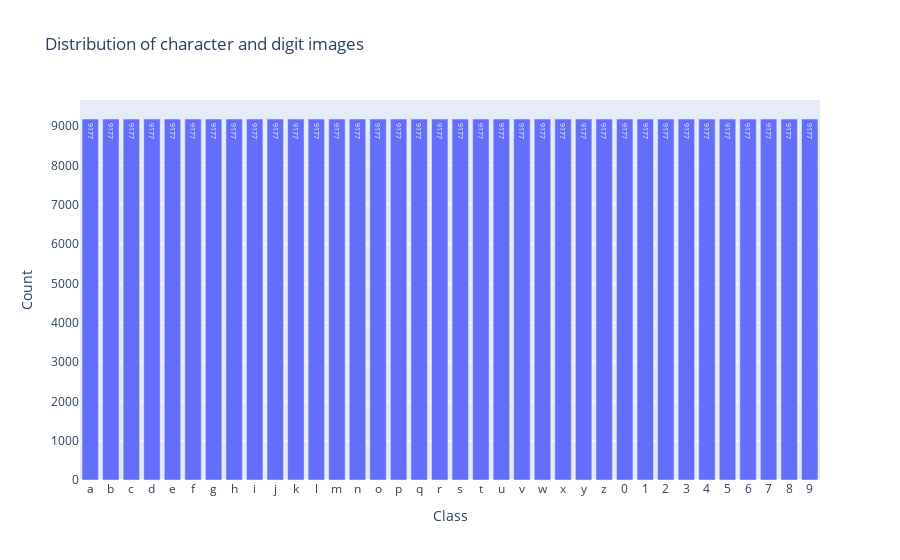
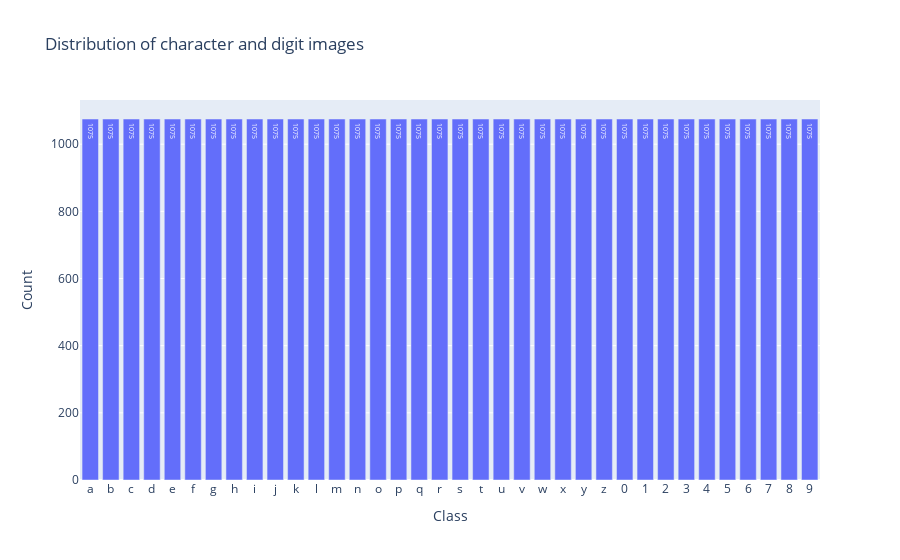

Notebook cell for these charts, in order:
### Code cell
# Split dataset into training and testing set
# Load dataset into batches using data loader
train_labels_proportions, test_labels_proportion = dataset.load()
plot_class_distribution(labels=train_labels_proportions, classes=dataset.combined_classes, class_type='digitchar')
plot_class_distribution(labels=test_labels_proportion, classes=dataset.combined_classes, class_type='digitchar')

### Figure 1 — Plotly figure (JSON) as saved in the notebook; plotly's stock layout.template omitted (floating-point values rounded to 4 significant figures)
{"data": [{"text": [9177, 9177, 9177, 9177, 9177, 9177, 9177, 9177, 9177, 9177, 9177, 9177, 9177, 9177, 9177, 9177, 9177, 9177, 9177, 9177, 9177, 9177, 9177, 9177, 9177, 9177, 9177, 9177, 9177, 9177, 9177, 9177, 9177, 9177, 9177, 9177], "textposition": "auto", "type": "bar", "x": ["a", "b", "c", "d", "e", "f", "g", "h", "i", "j", "k", "l", "m", "n", "o", "p", "q", "r", "s", "t", "u", "v", "w", "x", "y", "z", "0", "1", "2", "3", "4", "5", "6", "7", "8", "9"], "y": [9177, 9177, 9177, 9177, 9177, 9177, 9177, 9177, 9177, 9177, 9177, 9177, 9177, 9177, 9177, 9177, 9177, 9177, 9177, 9177, 9177, 9177, 9177, 9177, 9177, 9177, 9177, 9177, 9177, 9177, 9177, 9177, 9177, 9177, 9177, 9177]}], "layout": {"title": {"text": "Distribution of character and digit images"}, "xaxis": {"title": {"text": "Class"}}, "yaxis": {"title": {"text": "Count"}}}}

### Figure 2 — Plotly figure (JSON) as saved in the notebook; plotly's stock layout.template omitted (floating-point values rounded to 4 significant figures)
{"data": [{"text": [1075, 1075, 1075, 1075, 1075, 1075, 1075, 1075, 1075, 1075, 1075, 1075, 1075, 1075, 1075, 1075, 1075, 1075, 1075, 1075, 1075, 1075, 1075, 1075, 1075, 1075, 1075, 1075, 1075, 1075, 1075, 1075, 1075, 1075, 1075, 1075], "textposition": "auto", "type": "bar", "x": ["a", "b", "c", "d", "e", "f", "g", "h", "i", "j", "k", "l", "m", "n", "o", "p", "q", "r", "s", "t", "u", "v", "w", "x", "y", "z", "0", "1", "2", "3", "4", "5", "6", "7", "8", "9"], "y": [1075, 1075, 1075, 1075, 1075, 1075, 1075, 1075, 1075, 1075, 1075, 1075, 1075, 1075, 1075, 1075, 1075, 1075, 1075, 1075, 1075, 1075, 1075, 1075, 1075, 1075, 1075, 1075, 1075, 1075, 1075, 1075, 1075, 1075, 1075, 1075]}], "layout": {"title": {"text": "Distribution of character and digit images"}, "xaxis": {"title": {"text": "Class"}}, "yaxis": {"title": {"text": "Count"}}}}
